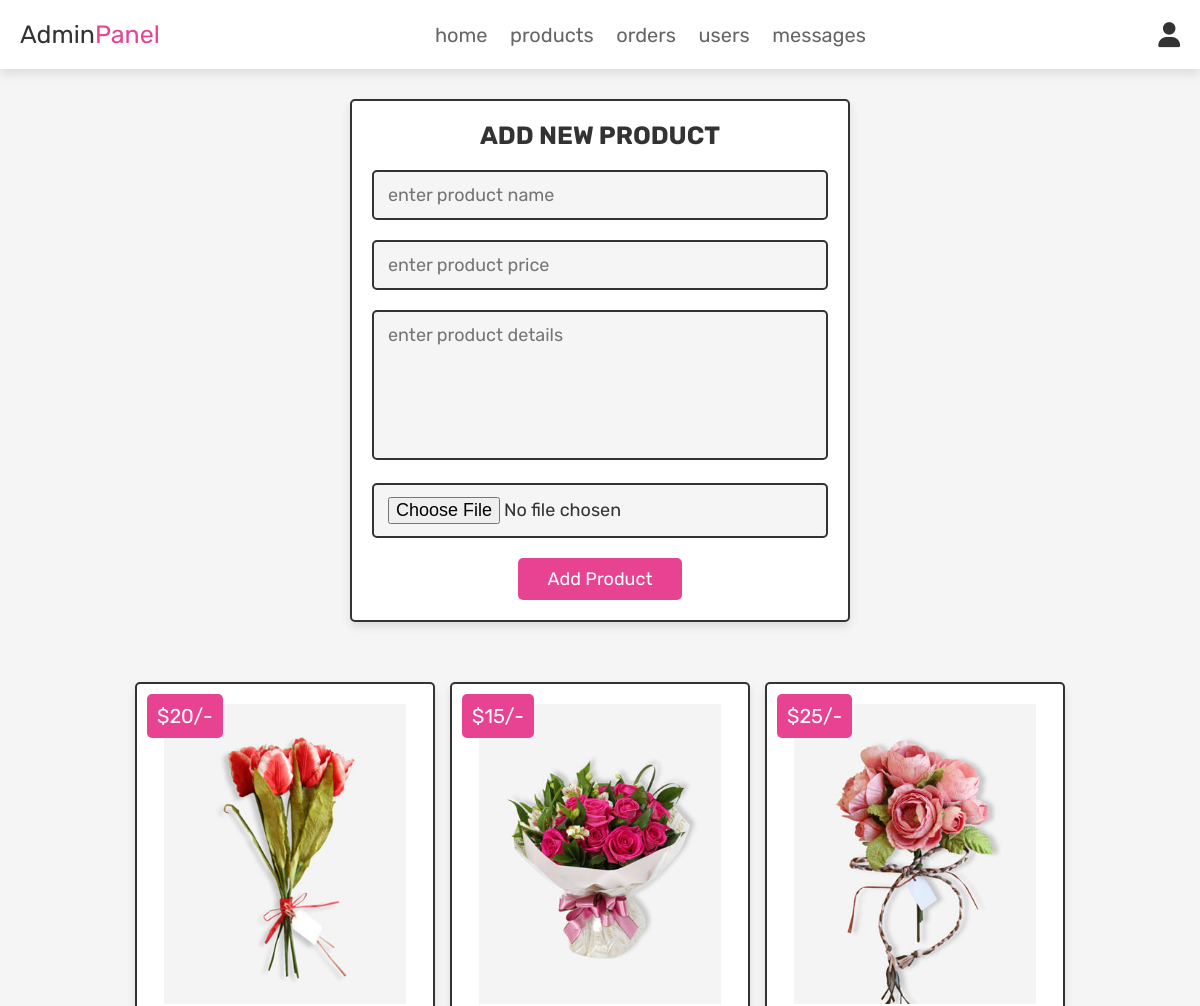
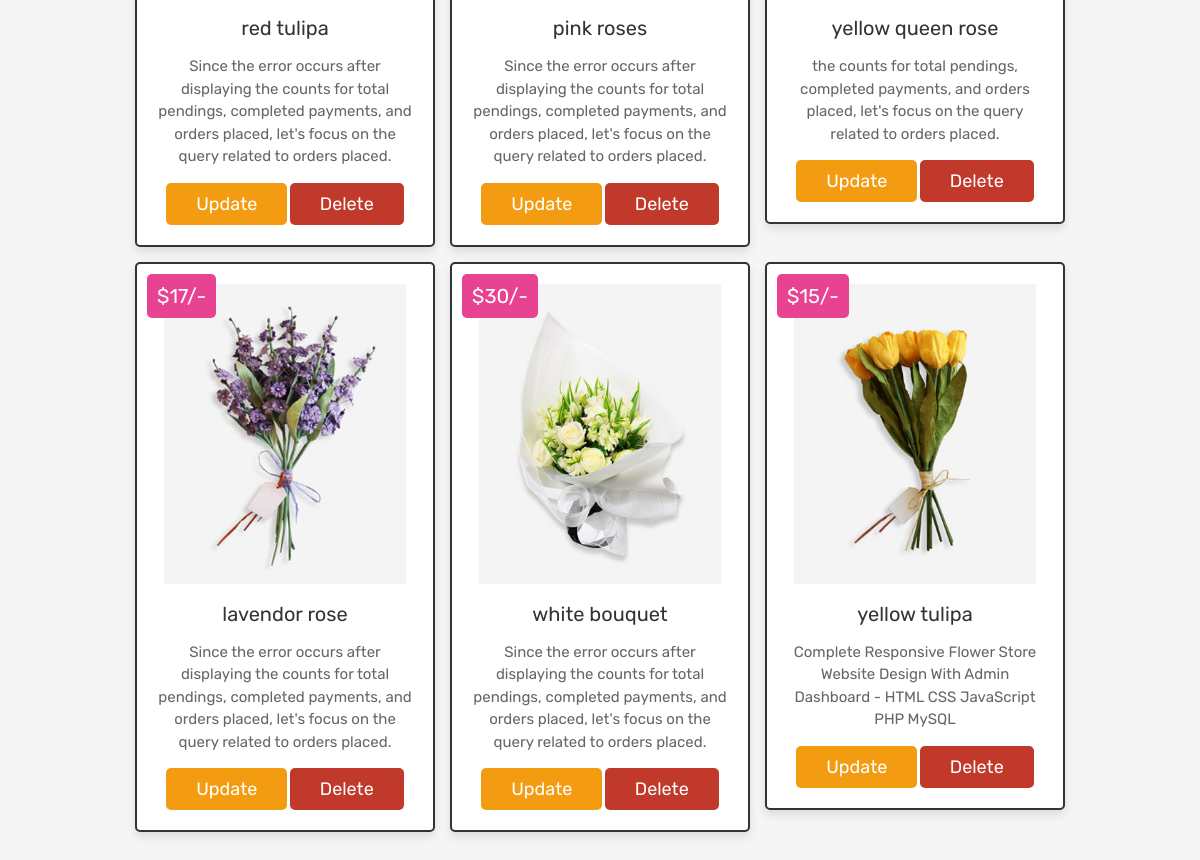
/admin_products.php (signed in), run on the app's committed database (2 pictures, top to bottom).
### tables this page shows
CREATE TABLE `products` (
  `id` int(100) NOT NULL,
  `name` varchar(100) NOT NULL,
  `details` varchar(500) NOT NULL,
  `price` int(100) NOT NULL,
  `image` varchar(100) NOT NULL
);

### admin_products.php (the view, shortened to what this page needs)
<?php
@include 'config.php';
?>
<!DOCTYPE html>
<html lang="en">
<head>
   <link rel="stylesheet" href="https://cdnjs.cloudflare.com/ajax/libs/font-awesome/6.0.0/css/all.min.css">
   <link rel="stylesheet" href="css/admin_style.css">
</head>
<body>
<?php @include 'admin_header.php'; ?>
<section class="add-products">
   <form action="" method="POST" enctype="multipart/form-data">
      <h3>add new product</h3>
      <input type="text" class="box" required placeholder="enter product name" name="name">
      <input type="number" min="0" class="box" required placeholder="enter product price" name="price">
      <textarea name="details" class="box" required placeholder="enter product details" cols="30" rows="10"></textarea>
      <input type="file" accept="image/jpg, image/jpeg, image/png" required class="box" name="image">
      <input type="submit" value="add product" name="add_product" class="btn">
   </form>
</section>
<section class="show-products">
   <div class="box-container">
      <?php
         $select_products = mysqli_query($conn, "SELECT * FROM `products`") or die('query failed');
         if(mysqli_num_rows($select_products) > 0){
            while($fetch_products = mysqli_fetch_assoc($select_products)){
      ?>
      <div class="box">
         <div class="price">$<?php echo $fetch_products['price']; ?>/-</div>
         <img class="image" src="uploaded_img/<?php echo $fetch_products['image']; ?>" alt="">
         <div class="name"><?php echo $fetch_products['name']; ?></div>
         <div class="details"><?php echo $fetch_products['details']; ?></div>
         <a href="admin_update_product.php?update=<?php echo $fetch_products['id']; ?>" class="option-btn">update</a>
         <a href="admin_products.php?delete=<?php echo $fetch_products['id']; ?>" class="delete-btn" onclick="return confirm('delete this product?');">delete</a>
      </div>
      <?php
         }
      }else{
         echo '<p class="empty">no products added yet!</p>';
      }
      ?>
   </div>
</section>
</body>
</html>

### admin_header.php (shortened to what this page needs)
<header class="header">
   <div class="flex">
      <a href="admin_page.php" class="logo">Admin<span>Panel</span></a>
      <nav class="navbar">
         <a href="admin_page.php">home</a>
         <a href="admin_products.php">products</a>
         <a href="admin_orders.php">orders</a>
         <a href="admin_users.php">users</a>
         <a href="admin_contacts.php">messages</a>
      </nav>
      <div class="icons">
         <div id="user-btn" class="fas fa-user"></div>
      </div>
   </div>
</header>

### css/admin_style.css (style rules this page uses)
:root { --pink:#e84393; --red:#c0392b; --orange:#f39c12; --black:#333; --white:#fff; --light-color:#666; --light-white:#ccc; --light-bg:#f5f5f5; --border:.2rem solid var(--black); --box-shadow:0 .5rem 1rem rgba(0,0,0,.1); }
* { font-family: 'Rubik', sans-serif; margin:0; padding:0; box-sizing: border-box; outline: none; border:none; text-decoration: none; transition:all .2s linear; }
html { font-size: 62.5%; overflow-x: hidden; scroll-behavior: smooth; scroll-padding-top: 6.5rem; }
body { background: var(--light-bg); }
section { padding:3rem 2rem; }
.btn, .delete-btn, .option-btn { display: inline-block; border-radius: .5rem; margin-top: 1rem; font-size: 1.8rem; color:var(--white); cursor: pointer; padding:1rem 3rem; text-transform: capitalize; }
.btn { background-color: var(--pink); }
.delete-btn { background-color: var(--red); }
.option-btn { background-color: var(--orange); }
.header { position: sticky; top:0; left:0; right:0; z-index: 1000; background-color: var(--white); box-shadow: var(--box-shadow); }
.header .flex { display: flex; align-items: center; justify-content: space-between; padding:2rem; max-width: 1200px; margin:0 auto; position: relative; }
.header .flex .icons div { font-size: 2.5rem; margin-left: 1.7rem; cursor: pointer; color:var(--black); }
.header .flex .navbar a { margin:0 1rem; font-size: 2rem; color:var(--light-color); }
.header .flex .logo { font-size: 2.5rem; color:var(--black); }
.header .flex .logo span { color:var(--pink); }
.add-products form { max-width: 50rem; border-radius: .5rem; background-color: var(--white); border:var(--border); padding:2rem; text-align: center; margin:0 auto; box-shadow: var(--box-shadow); }
.add-products form h3 { font-size: 2.5rem; text-transform: uppercase; color:var(--black); margin-bottom: 1rem; }
.add-products form .box { width: 100%; margin:1rem 0; font-size: 1.8rem; color:var(--black); border-radius: .5rem; background-color: var(--light-bg); padding:1.2rem 1.4rem; border:var(--border); }
.add-products form textarea { height: 15rem; resize: none; }
.show-products .box-container { display: grid; grid-template-columns: repeat(auto-fit, 30rem); gap:1.5rem; align-items: flex-start; max-width: 1200px; margin: 0 auto; justify-content: center; }
.show-products .box-container .box { text-align: center; padding:2rem; border:var(--border); background-color: var(--white); box-shadow: var(--box-shadow); border-radius: .5rem; position: relative; }
.show-products .box-container .box .image { height: 30rem; margin-bottom: .5rem; }
.show-products .box-container .box .price { background-color: var(--pink); position: absolute; top:1rem; left:1rem; border-radius: .5rem; color:var(--white); padding:1rem; font-size: 2rem; }
.show-products .box-container .box .name { margin:1rem 0; font-size: 2rem; color:var(--black); }
.show-products .box-container .box .details { line-height: 1.5; color:var(--light-color); font-size: 1.5rem; padding:.5rem 0; }

### data on the page
products: price "20", image (picture), name "red tulipa", details "Since the error occurs after displaying the counts for total pendings, completed payments, and orders placed, let's focus on the query related to orders placed."
products: price "15", image (picture), name "pink roses", details "Since the error occurs after displaying the counts for total pendings, completed payments, and orders placed, let's focus on the query related to orders placed."
products: price "25", image (picture), name "yellow queen rose", details "the counts for total pendings, completed payments, and orders placed, let's focus on the query related to orders placed."
products: price "17", image (picture), name "lavendor rose", details "Since the error occurs after displaying the counts for total pendings, completed payments, and orders placed, let's focus on the query related to orders placed."
products: price "30", image (picture), name "white bouquet", details "Since the error occurs after displaying the counts for total pendings, completed payments, and orders placed, let's focus on the query related to orders placed."
products: price "15", image (picture), name "yellow tulipa", details "Complete Responsive Flower Store Website Design With Admin Dashboard - HTML CSS JavaScript PHP MySQL"
